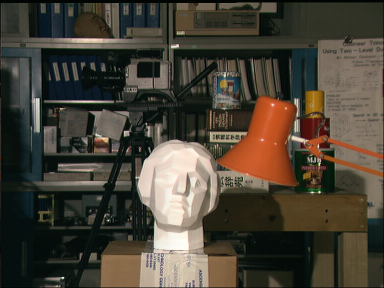
#> input picture Week_3/tsukuba_left.png, 384 x 288 px; the run also reads 1 picture not shown here
$ jupyter execute --allow-errors Weekly3.ipynb
#> lines starting #> are read from the running program, lines starting #| are printed output that depends on the picture
[cell 1]
import cv2
from matplotlib import pyplot as plt
import numpy as np

plt.gray()

img_left = cv2.imread("tsukuba_left.png")
#> img_left is the input picture: shape (288, 384, 3); mean B, G, R 54.7, 66.6, 73.2
img_left = cv2.cvtColor(img_left, cv2.COLOR_BGR2RGB)
img_gray_left = cv2.cvtColor(img_left, cv2.COLOR_RGB2GRAY)
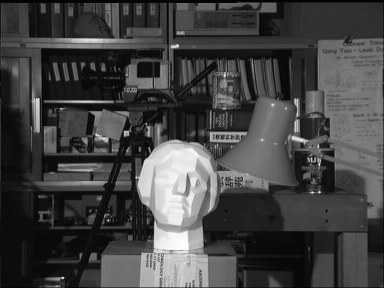
#> img_gray_left: shape (288, 384); min 0, max 253, mean 67.3

plt.imshow(img_gray_left)

nose_left = cv2.imread("nose_left.png")
#> (the rest of this cell did not finish here and is left out)

## Intermediate Step 1:

Compare the two equal-sized images and calc the sum of absolute difference.

sad(x,y,d) = sum(I(x,y)-I(x,y-d)

[cell 2]
def SAD_slow(left,right):
    difference = 0
    for y in range(left.shape[0]):
        for x in range(left.shape[1]):
            difference = difference + np.abs(left[x,y].astype('float')-right[x,y].astype('float'))
    return difference

def SAD(left_img,right_img):
     return np.sum(np.abs(np.subtract(left_img, right_img, dtype=float)))


#> (the rest of this cell did not finish here and is left out)

## Intermediate step 2:
finding the best match of nose_left in nose1 nose2 and nose3

[cell 3]
imagename = 'nose'
numbers = ['1.png','2.png','3.png']
dif = np.zeros(len(numbers))

#> (the rest of this cell did not finish here and is left out)

## Intermediate step 3:

We assume rectified image. Use nose_span.png and find the min difference ofer x.

[cell 4]
nose_span = cv2.imread("nose_span.png")
nose_span = cv2.cvtColor(nose_span, cv2.COLOR_BGR2RGB)
nose_gray_span = cv2.cvtColor(nose_span, cv2.COLOR_RGB2GRAY)

plt.imshow(nose_gray_span)
print(nose_gray_span.shape)
#| (7, 384)
#> (the rest of this cell did not finish here and is left out)

#> (a cell that did not finish here is left out)

[cell 6]
def patch_matching(patch,span):
    patch_width = patch.shape[1]
    dif = np.zeros(span.shape[1]-patch_width)

    for disp in range(span.shape[1]-patch_width):
        # crop image in size of template
        # start from 0-7 end at end-7
        roi = nose_gray_span[:, disp:disp+patch_width]
        dif[disp] = SAD_slow(nose_gray_left,roi)

    disp_best = np.argmin(dif)
    value_min = dif[disp_best]
    return disp_best

#> (the rest of this cell did not finish here and is left out)

## Challenge
Do the full image.

[cell 7]
# import images

img_left = cv2.imread("tsukuba_left.png")
img_left = cv2.cvtColor(img_left, cv2.COLOR_BGR2RGB)
img_gray_left = cv2.cvtColor(img_left, cv2.COLOR_RGB2GRAY)


img_right = cv2.imread("tsukuba_right.png")
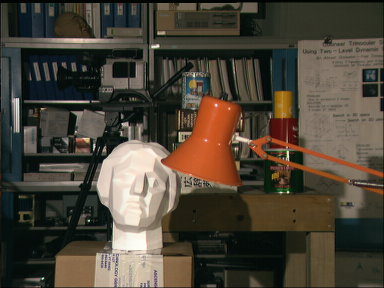
#> input picture Week_3/tsukuba_right.png, 384 x 288 px
#> img_right is the input picture: shape (288, 384, 3); mean B, G, R 55.6, 68.2, 75.9
img_right = cv2.cvtColor(img_right, cv2.COLOR_BGR2RGB)
img_gray_right = cv2.cvtColor(img_right, cv2.COLOR_RGB2GRAY)
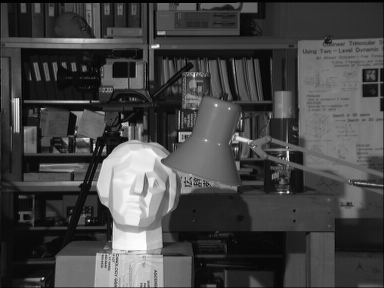
#> img_gray_right: shape (288, 384); min 0, max 253, mean 69.1

f, (ax_left, ax_right) = plt.subplots(1, 2, figsize=(12,12))
ax_left.imshow(img_gray_left)
ax_right.imshow(img_gray_right)
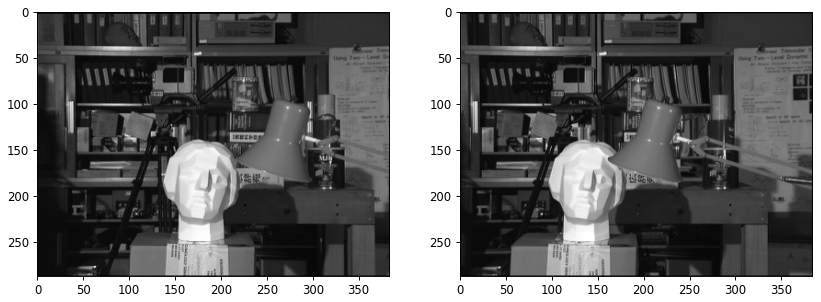
#> figure drawn by matplotlib, 2 panels

[cell 8]
patch_size = 7

left = img_gray_left
right = img_gray_right
disp_mat = np.zeros_like(left)

#> (the rest of this cell did not finish here and is left out)

[cell 9]
left.shape[0]-patch_size
#> Out = 281

[cell 10]
plt.imshow(disp_mat)
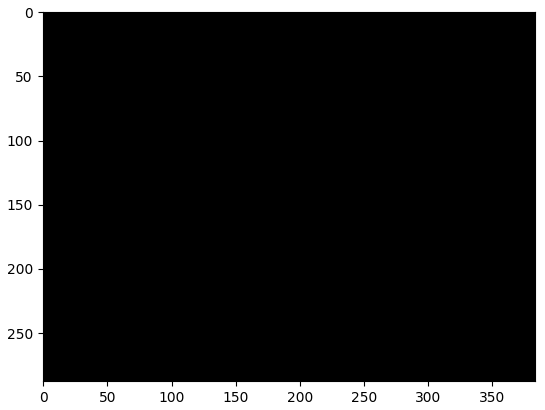
#> figure drawn by matplotlib, 1 panel
